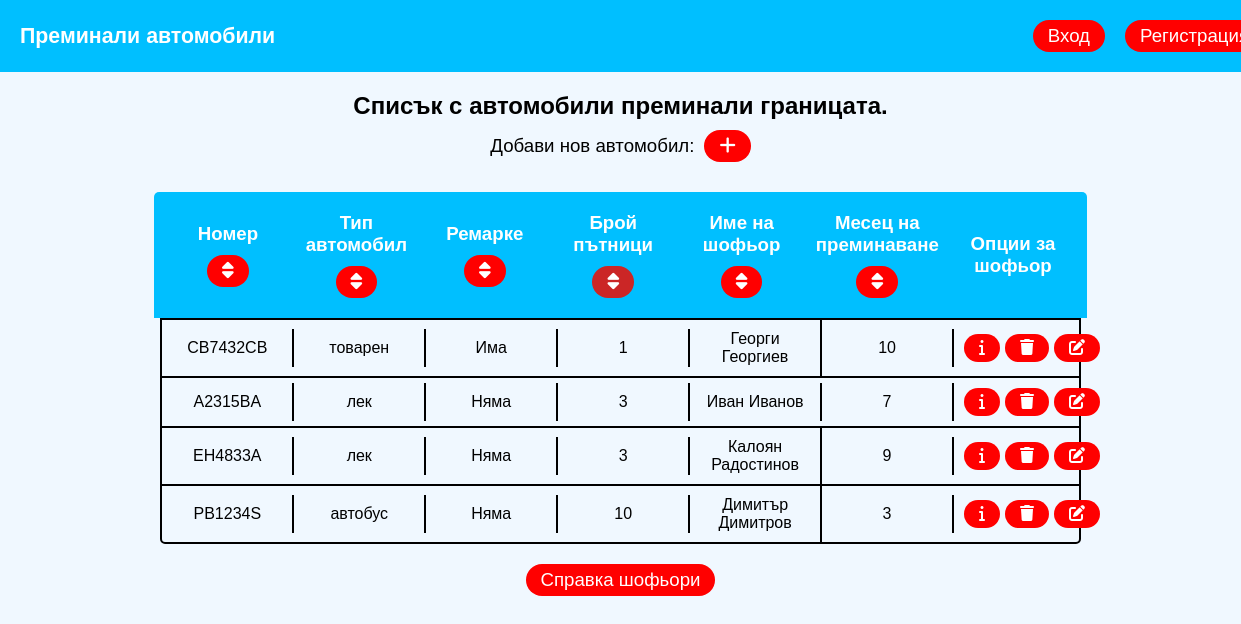
Page /automobile_list/automobile_list.php?query=passengers on the committed database.
### tables this page shows
CREATE TABLE `automobile` (
  `id` int(11) NOT NULL,
  `number` varchar(8) NOT NULL,
  `type` enum('лек','товарен','автобус') NOT NULL,
  `trailer` tinyint(1) NOT NULL,
  `passengers` int(11) NOT NULL,
  `driver_name` varchar(40) NOT NULL,
  `month` int(12) NOT NULL,
  `driver_id` int(11) NOT NULL
);

### automobile_list/automobile_list.php (the view, shortened to what this page needs)
<!DOCTYPE html>
<html lang="en">
<head>
    <link rel="stylesheet" href="automobile_list.css">
    <link rel="stylesheet" href="https://cdnjs.cloudflare.com/ajax/libs/font-awesome/6.4.2/css/all.min.css">
</head>
<body>
    <?php
    include "../constants.php";
    $sql = "";
    if (!isset($_GET["query"])) {
        $sql = "SELECT * FROM automobile ORDER BY number ASC";
    } else {
        $sql = "SELECT * FROM automobile ORDER BY {$_GET["query"]} ASC";
    }
    $result = mysqli_query($dbConnection, $sql);
    if (!$result) {
        echo "<h2 align='center'>Няма автомобили все още</h2>";
    } else {
        ?>
        <header>
            <p>Преминали автомобили</p>
            <?php
            if (isset($_SESSION["user"])) {
                echo "<a href='javascript:void(0)' onclick='confirmLogout()' class='link'>Изход</a>";
            } else {
                echo "<a href='../login/login_form.php' class='link'>Вход</a>";
                echo "<a href='../register/register_form.php' class='link'>Регистрация</a>";
            }
            ?>
        </header>
        <h2 class="title">Списък с автомобили преминали границата.</h2>
        <div class="add">
            <p>Добави нов автомобил:</p>
            <a href="../add_automobile/add_automobile.php" class="link"><i class="fa-solid fa-plus"></i></a>
        </div>
        <section class="container">
            <section class="header">
                <div class="header-items">
                    <p>Номер</p>
                    <a href="./automobile_list.php?query=number" class=<?php if (!isset($_GET["query"]) || $_GET["query"] == "number")
                        echo "active";
                    else
                        echo "link"; ?>>
                        <i class="fa-solid fa-sort"></i>
                    </a>
                </div>
                <div class="header-items">
                    <p>Тип автомобил</p>
                    <a href="./automobile_list.php?query=type" class=<?php if (isset($_GET["query"]) && $_GET["query"] == "type")
                        echo "active";
                    else
                        echo "link"; ?>>
                        <i class="fa-solid fa-sort"></i>
                    </a>
                </div>
                <div class="header-items">
                    <p>Ремарке</p>
                    <a href="./automobile_list.php?query=trailer" class=<?php if (isset($_GET["query"]) && $_GET["query"] == "trailer")
                        echo "active";
                    else
                        echo "link"; ?>>
                        <i class="fa-solid fa-sort"></i>
                    </a>
                </div>
                <div class="header-items">
                    <p>Брой пътници</p>
                    <a href="./automobile_list.php?query=passengers" class=<?php if (isset($_GET["query"]) && $_GET["query"] == "passengers")
                        echo "active";
                    else
                        echo "link"; ?>>
                        <i class="fa-solid fa-sort"></i>
                    </a>
                </div>
                <div class="header-items">
                    <p>Име на шофьор</p>
                    <a href="./automobile_list.php?query=driver_name" class=<?php if (isset($_GET["query"]) && $_GET["query"] == "driver_name")
                        echo "active";
                    else
                        echo "link"; ?>>
                        <i class="fa-solid fa-sort"></i>
                    </a>
                </div>
                <div class="header-items">
                    <p>Месец на преминаване</p>
                    <a href="./automobile_list.php?query=month" class=<?php if (isset($_GET["query"]) && $_GET["query"] == "month")
                        echo "active";
                    else
                        echo "link"; ?>>
                        <i class="fa-solid fa-sort"></i>
                    </a>
                </div>
                <div class="header-items">
                    <p>Опции за шофьор</p>
                </div>
            </section>
            <section class="body">
                <?php
                while ($row = mysqli_fetch_assoc($result)) {
                    echo "<article class='body-row'>";
                    echo "<div class='body-data'>
                                <p>{$row["number"]}</p>
                            </div>";
                    echo "<div class='body-data'>
                                <p>{$row["type"]}</p>
                            </div>";
                    if (intval($row["trailer"]) == 0) {
                        echo "<div class='body-data'>
                                    <p>Няма</p>
                                </div>";
                    } else {
                        echo "<div class='body-data'>
                                    <p>Има</p>
                                </div>";
                    }
                    echo "<div class='body-data'>
                                <p>{$row["passengers"]}</p>
                            </div>";
                    echo "<div class='body-data'>
                                <p>{$row["driver_name"]}</p>
                            </div>";
                    echo "<div class='body-data'>
                                <p>{$row["month"]}</p>
                            </div>";
                    echo "<div class='body-data'>
                                <a href='../driver_info/driver_info.php?id={$row['driver_id']}' class='link'><i class='fa-solid fa-info'></i></a>
                                <a  href='javascript:void(0);' onclick='confirmDeletion({$row['id']},{$row['driver_id']})' class='link'><i class='fa-solid fa-trash'></i></a>
                                <a href='../edit_automobile/edit_automobile.php?id={$row['id']}' class='link'><i class='fa-solid fa-pen-to-square'></i></a>
                            </div>";
                    echo "</article>";
                }
    } ?>
        </section>
        <button id="get-drivers">Справка шофьори</button>
        </section>
</body>
</html>

### automobile_list/automobile_list.css (style rules this page uses)
*, *::after, *::before { margin: 0; padding: 0; }
p, h1, h2, h3, h4, h5, h6 { font-family: Arial, Helvetica, sans-serif; }
a { text-decoration: none; font-family: Arial, Helvetica, sans-serif; }
body { background-color: aliceblue; }
header { width: 100%; padding: 20px 0; background-color: rgb(0, 191, 255); color: white; display: flex; align-items: center; gap: 20px; }
header a { font-size: 14pt; }
header p { flex: 0 0 80%; font-weight: bold; font-size: 16pt; padding-left: 20px; }
.title { text-align: center; margin-top: 20px; }
.add { margin: 10px auto; font-size: 14pt; display: flex; justify-content: center; align-items: center; gap: 10px; }
.link { padding: 5px 15px 5px 15px; border-radius: 20px; background-color: red; color: white; }
.active { background-color: rgb(203, 38, 38); padding: 5px 15px 5px 15px; border-radius: 20px; color: white; }
.container { width: 80vw; margin: 30px auto; display: flex; flex-direction: column; align-items: center; overflow: auto; word-wrap: break-word; text-align: center; }
.container button { margin-top: 20px; background-color: red; padding: 5px 15px 5px 15px; border-radius: 20px; color: white; border: none; cursor: pointer; font-size: 14pt; }
.header { width: 90%; padding: 20px; background-color: rgb(0, 191, 255); border-top-left-radius: 5px; border-top-right-radius: 5px; color: white; display: flex; justify-content: space-evenly; align-items: center; gap: 20px; }
.header-items { width: 100%; font-size: 14pt; font-weight: bold; text-align: center; display: flex; flex-direction: column; align-items: center; gap: 10px; }
.body { width: 92.3%; border-bottom-right-radius: 5px; border-bottom-left-radius: 5px; border: 2px solid black; color: black; display: flex; flex-direction: column; align-items: center; }
.body-row { width: 100%; display: flex; flex-direction: row; justify-content: space-between; align-items: center; border-bottom: 2px solid black; }
.body-row:last-child { border: none; }
.body-data { flex: 0 0 12%; height: 65%; padding: 10px; display: flex; justify-content: center; align-items: center; border-right: 2px solid black; gap: 5px; }
.body-data:last-child { border: none; }
@media (max-width: 1260px) { header p { flex: 0 0 80%; } }

### rows in the picture
automobile: number "CB7432CB", type "товарен", trailer "Има", passengers "1", driver_name "Георги Георгиев", month "10"
automobile: number "A2315BA", type "лек", trailer "Няма", passengers "3", driver_name "Иван Иванов", month "7"
automobile: number "EH4833A", type "лек", trailer "Няма", passengers "3", driver_name "Калоян Радостинов", month "9"
automobile: number "PB1234S", type "автобус", trailer "Няма", passengers "10", driver_name "Димитър Димитров", month "3"
